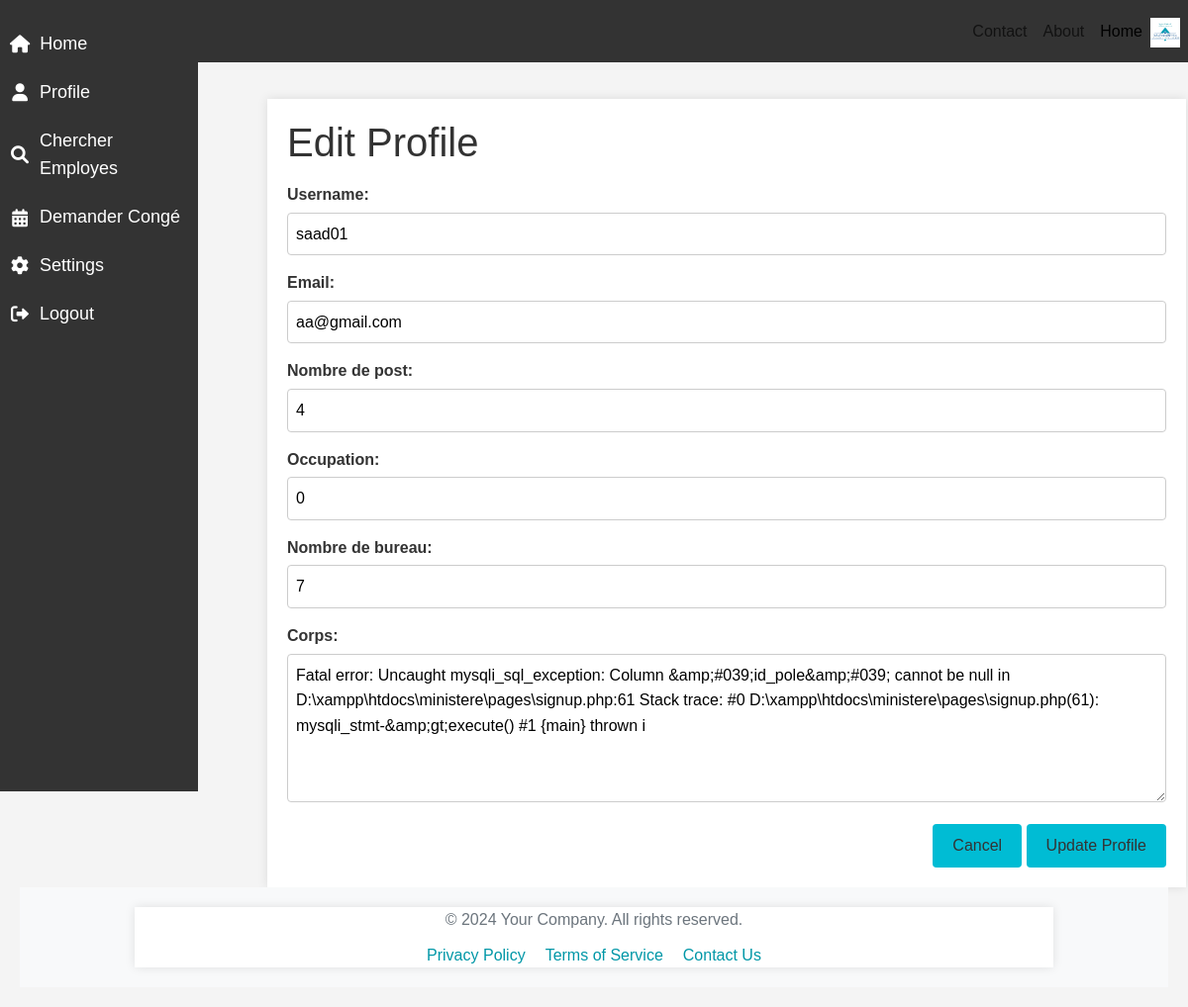
Screenshot of /employe/edit_profile.php (signed in) with the database file from the repository.
### tables this page shows
CREATE TABLE `employes` (
  `id` int(11) NOT NULL,
  `fullName` varchar(255) NOT NULL,
  `email` varchar(255) NOT NULL,
  `id_pole` int(11) DEFAULT NULL,
  `id_departement` int(11) DEFAULT NULL,
  `id_service` int(11) DEFAULT NULL,
  `role` enum('rh','directeur','chef de service','employe') NOT NULL,
  `photo` varchar(255) DEFAULT NULL,
  `password` varchar(255) NOT NULL,
  `username` varchar(255) NOT NULL,
  `nb_post` int(11) NOT NULL,
  `occupation` varchar(255) NOT NULL,
  `nb_bureau` int(11) NOT NULL,
  `corps` varchar(255) NOT NULL,
  `createdAt` timestamp NOT NULL DEFAULT current_timestamp()
);

### employe/edit_profile.php (the view, shortened to what this page needs)
<?php
require_once '../backend/db.php';
$user_id = $_SESSION['user_id'];
$sql = "SELECT * FROM employes WHERE id = ?";
$stmt = $conn->prepare($sql);
$stmt->bind_param("i", $user_id);
$stmt->execute();
$result = $stmt->get_result();
$userData = $result->fetch_assoc();
?>
<!DOCTYPE html>
<html lang="en">
<head>
    <?php include '../pages/boot.php'; ?>
    <link rel="stylesheet" href="../style/profile.css?v=<?php echo time(); ?>">
</head>
<body>
<?php include '../pages/side.php'; ?>
    <?php include '../pages/navbar.php'; ?>
    <div class="container main-content">
        <h1>Edit Profile</h1>
        <form action="edit_profile.php" method="post">
            <div class="form-group">
                <label for="username">Username:</label>
                <input type="text" name="username" value="<?php echo htmlspecialchars($userData['username']); ?>" required>
            </div>
            <div class="form-group">
                <label for="email">Email:</label>
                <input type="email" name="email" value="<?php echo htmlspecialchars($userData['email']); ?>" required>
            </div>
            <div class="form-group">
                <label for="nb_post">Nombre de post:</label>
                <input type="number" name="nb_post" value="<?php echo htmlspecialchars($userData['nb_post']); ?>" required>
            </div>
            <div class="form-group">
                <label for="occupation">Occupation:</label>
                <input type="text" name="occupation" value="<?php echo htmlspecialchars($userData['occupation']); ?>" required>
            </div>
            <div class="form-group">
                <label for="nb_bureau">Nombre de bureau:</label>
                <input type="number" name="nb_bureau" value="<?php echo htmlspecialchars($userData['nb_bureau']); ?>" required>
            </div>
            <div class="form-group">
                <label for="corps">Corps:</label>
                <textarea name="corps" style="height: 150px;" required><?php echo htmlspecialchars($userData['corps']); ?></textarea>
            </div>
            <div class="form-actions">
                <a href="profile.php" class="btn btn-secondary">Cancel</a>
                <button type="submit" class="btn btn-primary">Update Profile</button>
            </div>
        </form>
    </div>
    <?php include '../pages/footer.php'; ?>
</body>
</html>

### style/profile.css (style rules this page uses)
* { margin: 0; padding: 0; box-sizing: border-box; }
body { font-family: Arial, sans-serif; background-color: #f4f4f4; color: #333; line-height: 1.6; padding: 20px; }
.container { width: 80%; margin: 0 auto; background: #fff; padding: 20px; box-shadow: 0 0 10px rgba(0, 0, 0, 0.1); margin-top: 80px; }
.form-group { margin-bottom: 15px; }
.form-group label { display: block; margin-bottom: 5px; font-weight: bold; }
.form-group input { width: 100%; padding: 8px; border: 1px solid #ccc; border-radius: 4px; }
.form-group textarea[name="corps"] { width: 100%; padding: 8px; border: 1px solid #ccc; border-radius: 4px; height: auto; line-height: 1.6; }
.form-actions { text-align: right; width: 100%; }
.btn { padding: 10px 20px; border: none; border-radius: 4px; cursor: pointer; }
.btn-primary { background-color: #00bcd4; color: #333; }
.btn-secondary { background-color: #00bcd4; color: #333; margin-left: 10px; }

### pages/nav.php (style rules this page uses)
.main-content { margin-left: 250px; padding: 20px; }

### rows the page displays
employes: username "saad01", email "aa@gmail.com", nb_post "4", occupation "0", nb_bureau "7", corps "Fatal error: Uncaught mysqli_sql_exception: Column &amp;#039;id_pole&amp;#039; cannot be null in D:\\xampp\\htdocs\\ministere\\pages\\signup.php:61 Stack trace: #0 D:\\xampp\\htdocs\\ministere\\pages\\signup.php(61): mysqli_stmt-&amp;gt;execute() #1 {main} thrown i"
